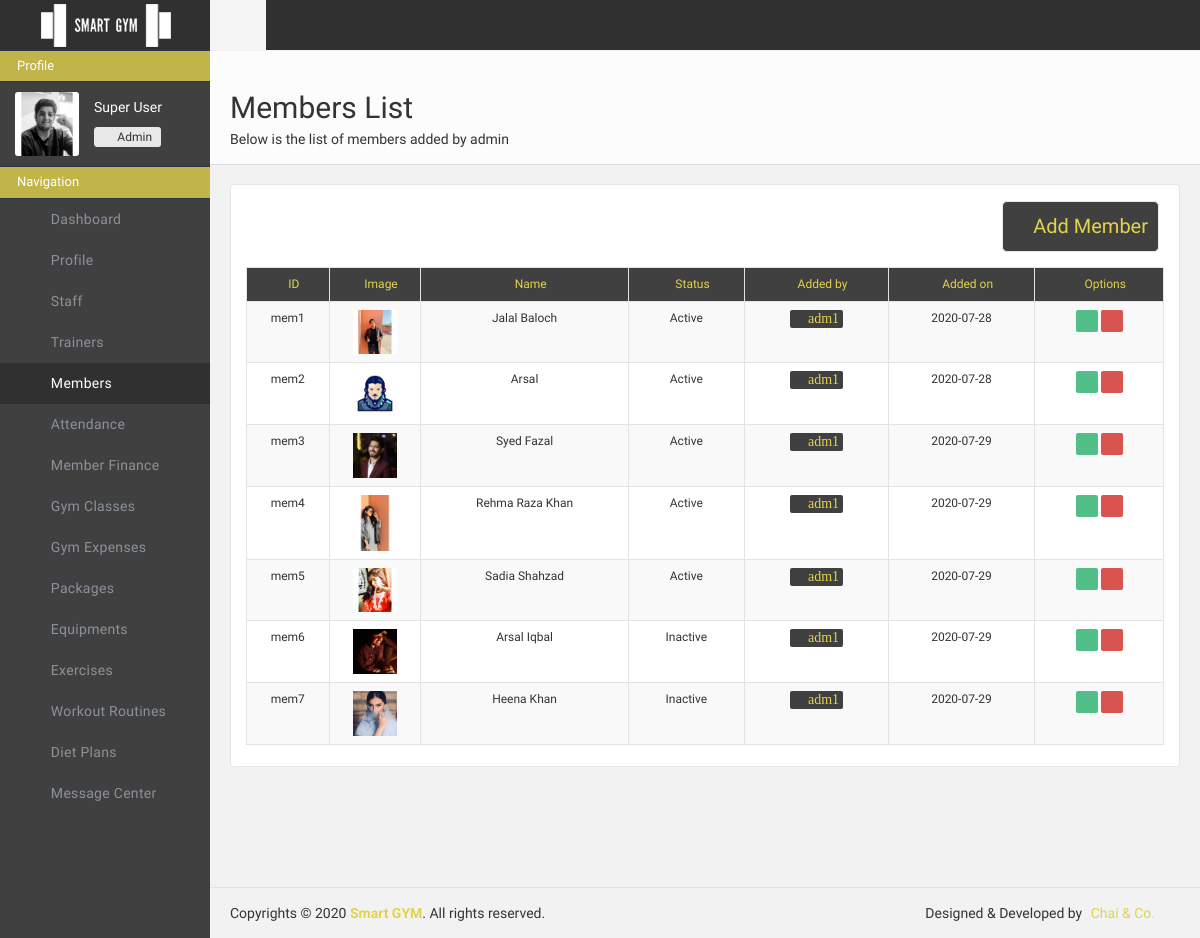
The page /adminportal/members/ (signed in) on the database its author committed.
### adminportal/models.py (models this page shows)
class MemberData(models.Model):
    member_id = models.CharField(max_length=500, primary_key=True, default="")
    member_package = models.CharField(max_length=500, default="pkg")
    member_img_name = models.CharField(max_length=500, default="mem.jpg")
    member_name = models.CharField(max_length=500, default="")
    member_email = models.CharField(max_length=500, unique=True, default="")
    member_password = models.CharField(max_length=500, default="admin5003")
    member_contact = models.CharField(max_length=500, default="")
    member_address = models.CharField(max_length=500, default="")
    member_dob = models.CharField(max_length=500, default="")
    member_height = models.CharField(max_length=500, default="")
    member_weight = models.CharField(max_length=500, default="")
    member_routine = models.CharField(max_length=500, default="rtn")
    member_diet = models.CharField(max_length=500, default="dt")
    member_status = models.CharField(max_length=500, default="Active")
    member_added_by = models.CharField(max_length=500, default="")
    member_added_on = models.CharField(max_length=500, default="")

### adminportal/views.py (the view, shortened to what this page needs)
# urls.py: path('members/', views.members, name="adminportal-members"),
def members(request):
    if "userid" in request.session and request.session["userrole"] == "Admin" :
        params={"error":0, "errormessage":"", "success":0, "successmessage":""}
        member_count = MemberData.objects.all().order_by('member_id')
        params["members"] = MemberData.objects.all()
        params["packages"] = PackageData.objects.all().order_by('package_id')
        params["diets"] = DietData.objects.all().order_by('diet_id')
        params["routines"] = RoutineData.objects.all().order_by('routine_id')
        return render(request, 'adminportal/members.html', params)
    else:
        return redirect('/adminportal/login/')

### adminportal/templates/adminportal/members.html (shortened to what this page needs)
{% load static %}
<!doctype html>
<html class="no-js">
    <head>
        <link href="{% static 'adminportal/css/icons.css'%}" rel="stylesheet" />
        <link href="{% static 'adminportal/css/bootstrap.css'%}" rel="stylesheet" />
        <link href="{% static 'adminportal/css/plugins.css'%}" rel="stylesheet" />
        <link href="{% static 'adminportal/css/main.css'%}" rel="stylesheet" />
        <link href="{% static 'adminportal/css/custom.css'%}" rel="stylesheet" />
    </head>
    <body>
        <div id="header" class="page-navbar">
            <a href="/adminportal/dashboard/" class="navbar-brand hidden-xs hidden-sm">
                <img src="{% static 'adminportal/img/logo.png'%}" class="logo hidden-xs" alt="Dynamic logo">
            </a>
            <div id="navbar-no-collapse" class="navbar-no-collapse">
                <ul class="nav navbar-nav">
                    <li class="toggle-sidebar" id="menubut">
                        <a href="#">
                            <i class="fa fa-reorder"></i>
                        </a>
                    </li>
                </ul>
                <ul class="nav navbar-nav navbar-right">
                    <li id="otherbut">
                        <a href="/adminportal/settings">
                            <i class="fa fa-cog setlogbtn"></i>
                        </a>
                    </li>
                    <li id="otherbut">
                        <a href="/adminportal/logout">
                            <i class="fa fa-power-off setlogbtn"></i>
                        </a>
                    </li>
                </ul>
            </div>
        </div>
        <div id="wrapper">
            <aside id="sidebar" class="page-sidebar hidden-md hidden-sm hidden-xs">
                <div class="sidebar-inner">
                    <div class="sidebar-scrollarea">
                        <div class="sidebar-panel">
                            <h5 class="sidebar-panel-title">Profile</h5>
                        </div>
                        <div class="user-info clearfix">
                            <img src="/media/adminportal/admin/{{request.session.userid}}.jpg" alt="">
                            <span class="name">{{ request.session.username }}</span>
                            <div class="btn-group">
                                <div type="button" class="btn btn-default btn-xs" style="margin-top: 5px ;"><i class="fa fa-group"></i>
                                </div>
                                <div type="button" class="btn btn-default btn-xs dropdown-toggle" data-toggle="dropdown" style="margin-top: 5px ;">Admin
                                </div>
                            </div>
                        </div>
                        <div class="sidebar-panel">
                            <h5 class="sidebar-panel-title">Navigation</h5>
                        </div>
                        <div class="side-nav">
                            <ul class="nav">
                                <li>
                                    <a href="/adminportal/dashboard" class="actlogic"><i class=" l-arrows-right-double-31"></i><span class="txt">Dashboard</span></a>
                                </li>
                                <li>
                                    <a href="/adminportal/user" class="actlogic"><i class=" l-arrows-right-double-31"></i><span class="txt">Profile</span></a>
                                </li>
                                <li>
                                    <a href="/adminportal/staff" class="actlogic"><i class=" l-arrows-right-double-31"></i><span class="txt">Staff</span></a>
                                </li>
                                <li>
                                    <a href="/adminportal/trainers" class="actlogic"><i class=" l-arrows-right-double-31"></i><span class="txt">Trainers</span></a>
                                </li>
                                <li>
                                    <a href="/adminportal/members" class="active actlogic"><i class=" l-arrows-right-double-31"></i><span class="txt">Members</span></a>
                                </li>
                                <li>
                                    <a href="#"><i class=" l-arrows-right-double-31"></i> <span class="txt">Attendance</span></a>
                                </li>
                                <li>
                                    <a href="#"><i class=" l-arrows-right-double-31"></i> <span class="txt">Member Finance</span></a>
                                </li>
                                <li>
                                    <a href="/adminportal/classes" class="actlogic"><i class=" l-arrows-right-double-31"></i><span class="txt">Gym Classes</span></a>
                                </li><li>
                                    <a href="/adminportal/expenses" class="actlogic"><i class=" l-arrows-right-double-31"></i><span class="txt">Gym Expenses</span></a>
                                </li>
                                <li>
                                    <a href="/adminportal/packages" class="actlogic"><i class=" l-arrows-right-double-31"></i><span class="txt">Packages</span></a>
                                </li>
                                <li>
                                    <a href="/adminportal/equipments" class="actlogic"><i class=" l-arrows-right-double-31"></i><span class="txt">Equipments</span></a>
                                </li><li>
                                    <a href="/adminportal/exercises" class="actlogic"><i class=" l-arrows-right-double-31"></i><span class="txt">Exercises</span></a>
                                </li>
                                <li>
                                    <a href="/adminportal/routines"><i class=" l-arrows-right-double-31"></i><span class="txt">Workout Routines</span></a>
                                </li>
                                <li>
                                    <a href="/adminportal/diet"><i class=" l-arrows-right-double-31"></i><span class="txt">Diet Plans</span></a>
                                </li>
                                <li>
                                    <a href="/adminportal/messages"><i class=" l-arrows-right-double-31"></i><span class="txt">Message Center</span></a>
                                </li>
                            </ul>
                        </div>
                    </div>
                </div>
            </aside>
            <div class="page-content sidebar-page right-sidebar-page clearfix">
                <div class="page-content-wrapper">
                    <div class="page-content-inner">
                        <div id="page-header" class="clearfix">
                            <div class="page-header">
                                <h2>Members List</h2>
                                <span class="txt">Below is the list of members added by admin</span>
                            </div>
                        </div>
                        <div class="row" style="margin-bottom: 100px;">
                            <div class="col-lg-12">
                                <div class="panel panel-default plain panelRefresh">
                                    <div class="panel-body">
                                        <div class="col-lg-12">
                                        </div>
                                        <div class="col-lg-4"></div>
                                        <div class="col-lg-4"></div>
                                        <div style="col-lg-4">
                                        <div style="col-lg-4"><button type="submit" class="btn btn-default" id="subcbtn" style="float: right; margin: 0 5px 15px 5px;" data-toggle="modal" data-target="#modal-style2"> <i class="fa fa-plus-square-o"> </i> Add Member</button></div>
                                        </div>
                                        <br>
                                        <br>
                                        <table id="basic-datatables" class="table table-striped table-bordered" cellspacing="0" width="100%">
                                            <thead >
                                                <tr style="background-color: #404040; color: #e2d34d;">
                                                    <th title="ID" style="font-size: 12px; text-align: center; width: 9%"><i class="fa fa-sort-numeric-asc"> </i> ID</th>
                                                    <th title="Image" style="font-size: 12px; text-align: center; width: 10%"><i class="fa fa-file-image-o"> </i> Image</th>
                                                    <th title="name" style="font-size: 12px; text-align: center;"><i class="fa fa-anchor"> </i> Name</th>
                                                    <th title="status" style="font-size: 12px; text-align: center;"><i class="fa fa-cogs"> </i> Status</th>
                                                    <th title="added by" style="font-size: 12px; text-align: center;"><i class="fa fa-user"> </i> Added by</th>
                                                    <th title="add date" style="font-size: 12px; text-align: center;"><i class="fa fa-calendar"> </i> Added on</th>
                                                    <th title="Edit" class="tableedit" style=" font-size: 12px; text-align: center;"><i class="l-software-pathfinder-subtract"> </i> Options</th>
                                                </tr>
                                            </thead>
                                            <tbody>
                                                {% for member in members %}
                                                <tr>
                                                    <td>{{member.member_id}}</td>
                                                    <td><img src="/media/adminportal/member/{{member.member_img_name}}" class="col-lg-12 col-md-12 col-sm-12 col-xs-12"/></td>
                                                    <td>{{member.member_name}}</td>
                                                    <td>{{member.member_status}}</td>
                                                    <td><a title="View Profile" href="/adminportal/staffprofile/{{member.member_added_by}}"><i class="fa fa-user" id="tablebtns" style="font-size: 14px; background-color: #404040; color: #e2d34d; padding-left: 4px; padding-right: 4px;" data-toggle="modal" data-target="">  {{member.member_added_by}}</i></a>
                                                    <td>{{member.member_added_on}}</td>
                                                    <td>
                                                        <a title="view" href="/adminportal/membersprofile/{{member.member_id}}"><i class="fa fa-eye" id="tablebtns" style="background-color: #51bf87; color: white; padding-left: 4px; padding-right: 4px;" data-toggle="modal" data-target=""></i></a>
                                                        <a title="delete" id="{{member.member_id}}" onclick="del(this.id)"><i class="fa fa-trash-o" style="background-color: #d9534f; color:white; padding-left: 4px; padding-right: 4px;" id="tablebtns" data-toggle="modal" data-target="#modal-style3"></i></a>
                                                    </td>
                                                </tr>
                                                {% endfor %}
                                            </tbody>
                                        </table>
                            </div>
                                </div>
                            </div>
                            </div>
                    </div>
                </div>
            </div>
        </div>
        <div id="footer" class="clearfix sidebar-page">
            <p class="pull-left">
                Copyrights &copy; 2020 <a href="/website/" class="color-blue strong" target="_blank">Smart GYM</a>. All rights reserved.
            </p>
            <p class="pull-right">
                Designed & Developed by
                <a href="/" class="ml5 mr25">Chai & Co.</a>
            </p>
        </div>
    </body>
</html>

### rows shown on the page
MemberData: member_id "mem1", member_img_name (picture), member_name "Jalal Baloch", member_status "Active", member_added_by "adm1", member_added_on "2020-07-28"
MemberData: member_id "mem2", member_img_name (picture), member_name "Arsal", member_status "Active", member_added_by "adm1", member_added_on "2020-07-28"
MemberData: member_id "mem3", member_img_name (picture), member_name "Syed Fazal", member_status "Active", member_added_by "adm1", member_added_on "2020-07-29"
MemberData: member_id "mem4", member_img_name (picture), member_name "Rehma Raza Khan", member_status "Active", member_added_by "adm1", member_added_on "2020-07-29"
MemberData: member_id "mem5", member_img_name (picture), member_name "Sadia Shahzad", member_status "Active", member_added_by "adm1", member_added_on "2020-07-29"
MemberData: member_id "mem6", member_img_name (picture), member_name "Arsal Iqbal", member_status "Inactive", member_added_by "adm1", member_added_on "2020-07-29"
MemberData: member_id "mem7", member_img_name (picture), member_name "Heena Khan", member_status "Inactive", member_added_by "adm1", member_added_on "2020-07-29"

### other values the page prints
{{ request.session.username }} "Super User"
